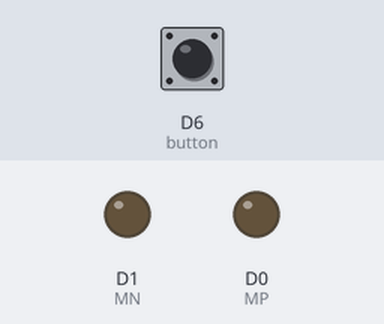
A sketch run on a simulated ESP8266 (NodeMCU). Parts: output pins drawn as LEDs (lit = HIGH). Inputs (shaded band) come from the test bench; at power-on: D6 (button) LOW.

Above: at 1.2 s.
1.3 s: D6 (button) pulled HIGH for 0.15 s
At 1.37 s:
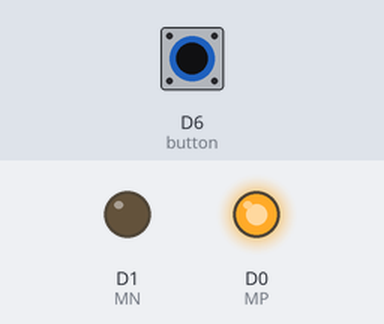
2.9 s: D6 (button) pulled HIGH for 3.2 s
At 6.4 s:
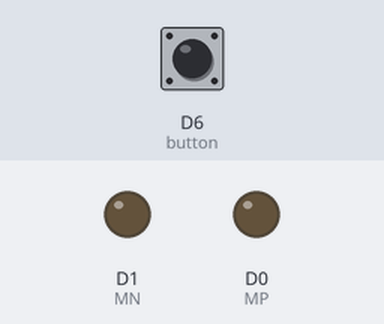
Timing chart, 0 to 7.9 s (numbered marks = the images above; inputs shaded):
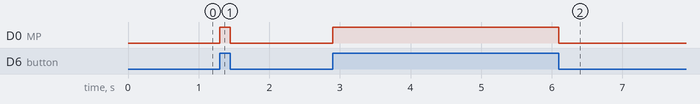

The sketch:

Motor_and_Switch.ino
```cpp
const int button = D6;
const int MP = D0;
const int MN = D1;
//const int buzzer = D3;
int buttonState = 0;

void setup() {
  pinMode(button,INPUT);
  pinMode(MP,OUTPUT);
  pinMode(MN,OUTPUT);
  //pinMode(buzzer,OUTPUT);
}
void loop() {
buttonState = digitalRead(button);
if(buttonState==HIGH)
{
  digitalWrite(MP,HIGH);
  digitalWrite(MN,LOW);
 // digitalWrite(buzzer,HIGH);
}
else
{
  digitalWrite(MP,LOW);
  digitalWrite(MN,LOW);
  //digitalWrite(buzzer,LOW);
}

}
```

Measured:
- after the input at 1.3 s, D0 (MP): LOW → HIGH at once, → LOW 0.15 s later
- after the input at 2.9 s, D0 (MP): LOW → HIGH at once, → LOW 3.2 s later
